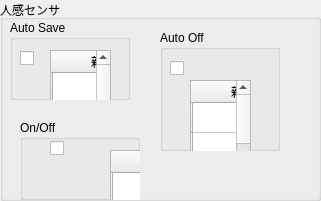
  <widget class="QGroupBox" name="group_sensor">
   <property name="geometry">
    <rect>
     <x>1080</x>
     <y>360</y>
     <width>321</width>
     <height>201</height>
    </rect>
   </property>
   <property name="title">
    <string>人感センサ</string>
   </property>
   <widget class="QGroupBox" name="group_auto_save">
    <property name="geometry">
     <rect>
      <x>10</x>
      <y>20</y>
      <width>120</width>
      <height>80</height>
     </rect>
    </property>
    <property name="title">
     <string>Auto Save</string>
    </property>
    <widget class="QTableWidget" name="table_auto_save">
     <property name="geometry">
      <rect>
       <x>40</x>
       <y>30</y>
       <width>61</width>
       <height>141</height>
      </rect>
     </property>
     <row>
      <property name="text">
       <string/>
      </property>
      <property name="textAlignment">
       <set>AlignCenter</set>
      </property>
     </row>
     <row>
      <property name="text">
       <string/>
      </property>
     </row>
     <row>
      <property name="text">
       <string/>
      </property>
     </row>
     <row>
      <property name="text">
       <string/>
      </property>
     </row>
     <row>
      <property name="text">
       <string/>
      </property>
     </row>
     <column>
      <property name="text">
       <string>親機</string>
      </property>
      <property name="textAlignment">
       <set>AlignCenter</set>
      </property>
     </column>
     <column>
      <property name="text">
       <string>子機</string>
      </property>
     </column>
     <item row="0" column="0">
      <property name="text">
       <string>親</string>
      </property>
      <property name="textAlignment">
       <set>AlignCenter</set>
      </property>
     </item>
     <item row="0" column="1">
      <property name="text">
       <string>子</string>
      </property>
      <property name="textAlignment">
       <set>AlignCenter</set>
      </property>
     </item>
     <item row="1" column="0">
      <property name="text">
       <string/>
      </property>
      <property name="textAlignment">
       <set>AlignCenter</set>
      </property>
     </item>
     <item row="1" column="1">
      <property name="text">
       <string/>
      </property>
      <property name="textAlignment">
       <set>AlignCenter</set>
      </property>
     </item>
     <item row="2" column="0">
      <property name="text">
       <string/>
      </property>
      <property name="textAlignment">
       <set>AlignCenter</set>
      </property>
     </item>
     <item row="2" column="1">
      <property name="text">
       <string/>
      </property>
      <property name="textAlignment">
       <set>AlignCenter</set>
      </property>
     </item>
     <item row="3" column="0">
      <property name="text">
       <string/>
      </property>
      <property name="textAlignment">
       <set>AlignCenter</set>
      </property>
     </item>
     <item row="3" column="1">
      <property name="text">
       <string/>
      </property>
      <property name="textAlignment">
       <set>AlignCenter</set>
      </property>
     </item>
     <item row="4" column="0">
      <property name="text">
       <string/>
      </property>
      <property name="textAlignment">
       <set>AlignCenter</set>
      </property>
     </item>
     <item row="4" column="1">
      <property name="text">
       <string/>
      </property>
      <property name="textAlignment">
       <set>AlignCenter</set>
      </property>
     </item>
    </widget>
    <widget class="QCheckBox" name="check_auto_save">
     <property name="geometry">
      <rect>
       <x>10</x>
       <y>30</y>
       <width>16</width>
       <height>16</height>
      </rect>
     </property>
     <property name="text">
      <string/>
     </property>
    </widget>
   </widget>
   <widget class="QGroupBox" name="group_auto_on_off">
    <property name="geometry">
     <rect>
      <x>20</x>
      <y>120</y>
      <width>120</width>
      <height>80</height>
     </rect>
    </property>
    <property name="title">
     <string>On/Off</string>
    </property>
    <widget class="QTableWidget" name="table_auto_on_off">
     <property name="geometry">
      <rect>
       <x>90</x>
       <y>30</y>
       <width>61</width>
       <height>141</height>
      </rect>
     </property>
     <row>
      <property name="text">
       <string/>
      </property>
      <property name="textAlignment">
       <set>AlignCenter</set>
      </property>
     </row>
     <row>
      <property name="text">
       <string/>
      </property>
     </row>
     <row>
      <property name="text">
       <string/>
      </property>
     </row>
     <row>
      <property name="text">
       <string/>
      </property>
     </row>
     <row>
      <property name="text">
       <string/>
      </property>
     </row>
     <column>
      <property name="text">
       <string>親機</string>
      </property>
      <property name="textAlignment">
       <set>AlignCenter</set>
      </property>
     </column>
     <column>
      <property name="text">
       <string>子機</string>
      </property>
     </column>
     <item row="0" column="0">
      <property name="text">
       <string>親</string>
      </property>
      <property name="textAlignment">
       <set>AlignCenter</set>
      </property>
     </item>
     <item row="0" column="1">
      <property name="text">
       <string>子</string>
      </property>
      <property name="textAlignment">
       <set>AlignCenter</set>
      </property>
     </item>
     <item row="1" column="0">
      <property name="text">
       <string/>
      </property>
      <property name="textAlignment">
       <set>AlignCenter</set>
      </property>
     </item>
     <item row="1" column="1">
      <property name="text">
       <string/>
      </property>
      <property name="textAlignment">
       <set>AlignCenter</set>
      </property>
     </item>
     <item row="2" column="0">
      <property name="text">
       <string/>
      </property>
      <property name="textAlignment">
       <set>AlignCenter</set>
      </property>
     </item>
     <item row="2" column="1">
      <property name="text">
       <string/>
      </property>
      <property name="textAlignment">
       <set>AlignCenter</set>
      </property>
     </item>
     <item row="3" column="0">
      <property name="text">
       <string/>
      </property>
      <property name="textAlignment">
       <set>AlignCenter</set>
      </property>
     </item>
     <item row="3" column="1">
      <property name="text">
       <string/>
      </property>
      <property name="textAlignment">
       <set>AlignCenter</set>
      </property>
     </item>
     <item row="4" column="0">
      <property name="text">
       <string/>
      </property>
      <property name="textAlignment">
       <set>AlignCenter</set>
      </property>
     </item>
     <item row="4" column="1">
      <property name="text">
       <string/>
      </property>
      <property name="textAlignment">
       <set>AlignCenter</set>
      </property>
     </item>
    </widget>
    <widget class="QCheckBox" name="check_auto_on_off">
     <property name="geometry">
      <rect>
       <x>30</x>
       <y>20</y>
       <width>16</width>
       <height>16</height>
      </rect>
     </property>
     <property name="text">
      <string/>
     </property>
    </widget>
   </widget>
   <widget class="QGroupBox" name="group_auto_off">
    <property name="geometry">
     <rect>
      <x>160</x>
      <y>30</y>
      <width>120</width>
      <height>121</height>
     </rect>
    </property>
    <property name="title">
     <string>Auto Off</string>
    </property>
    <widget class="QCheckBox" name="check_auto_off">
     <property name="geometry">
      <rect>
       <x>10</x>
       <y>30</y>
       <width>16</width>
       <height>16</height>
      </rect>
     </property>
     <property name="text">
      <string/>
     </property>
    </widget>
    <widget class="QTableWidget" name="table_auto_off">
     <property name="geometry">
      <rect>
       <x>30</x>
       <y>50</y>
       <width>61</width>
       <height>141</height>
      </rect>
     </property>
     <row>
      <property name="text">
       <string/>
      </property>
      <property name="textAlignment">
       <set>AlignCenter</set>
      </property>
     </row>
     <row>
      <property name="text">
       <string/>
      </property>
     </row>
     <row>
      <property name="text">
       <string/>
      </property>
     </row>
     <row>
      <property name="text">
       <string/>
      </property>
     </row>
     <row>
      <property name="text">
       <string/>
      </property>
     </row>
     <row>
      <property name="text">
       <string/>
      </property>
     </row>
     <column>
      <property name="text">
       <string>親機</string>
      </property>
      <property name="textAlignment">
       <set>AlignCenter</set>
      </property>
     </column>
     <column>
      <property name="text">
       <string>子機</string>
      </property>
     </column>
     <item row="0" column="0">
      <property name="text">
       <string>親</string>
      </property>
      <property name="textAlignment">
       <set>AlignCenter</set>
      </property>
     </item>
     <item row="0" column="1">
      <property name="text">
       <string>子</string>
      </property>
      <property name="textAlignment">
       <set>AlignCenter</set>
      </property>
     </item>
     <item row="2" column="0">
      <property name="text">
       <string/>
      </property>
      <property name="textAlignment">
       <set>AlignCenter</set>
      </property>
     </item>
     <item row="2" column="1">
      <property name="text">
       <string/>
      </property>
      <property name="textAlignment">
       <set>AlignCenter</set>
      </property>
     </item>
     <item row="3" column="0">
      <property name="text">
       <string/>
      </property>
      <property name="textAlignment">
       <set>AlignCenter</set>
      </property>
     </item>
     <item row="3" column="1">
      <property name="text">
       <string/>
      </property>
      <property name="textAlignment">
       <set>AlignCenter</set>
      </property>
     </item>
     <item row="4" column="0">
      <property name="text">
       <string/>
      </property>
      <property name="textAlignment">
       <set>AlignCenter</set>
      </property>
     </item>
     <item row="4" column="1">
      <property name="text">
       <string/>
      </property>
      <property name="textAlignment">
       <set>AlignCenter</set>
      </property>
     </item>
     <item row="5" column="0">
      <property name="text">
       <string/>
      </property>
      <property name="textAlignment">
       <set>AlignCenter</set>
      </property>
     </item>
     <item row="5" column="1">
      <property name="text">
       <string/>
      </property>
      <property name="textAlignment">
       <set>AlignCenter</set>
      </property>
     </item>
    </widget>
   </widget>
  </widget>
